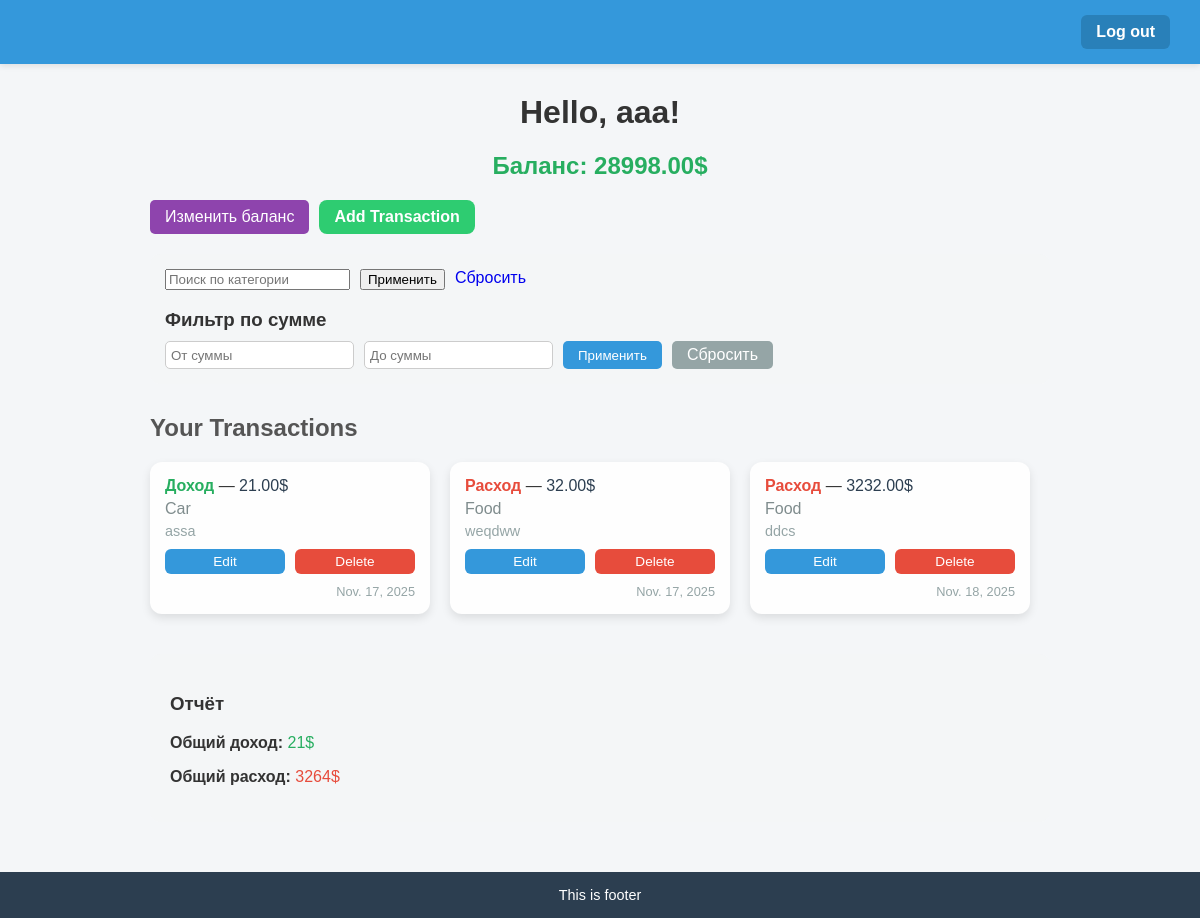
Screenshot of / (signed in) with the database file from the repository.
### finance/models.py (models this page shows, shortened)
class Profile(models.Model):
    user = models.OneToOneField(User, on_delete=models.CASCADE)
    balance = models.DecimalField(max_digits=12, decimal_places=2, default=0)

class Transaction(models.Model):
    user = models.ForeignKey(User, on_delete=models.CASCADE)
    amount = models.DecimalField(max_digits=10, decimal_places=2)
    type = models.CharField(max_length=20)
    category = models.CharField(max_length=100)
    description = models.TextField(blank=True, null=True)
    date = models.DateField(auto_now_add=True)

### finance/views.py (the view)
# urls.py: 2. Add a URL to urlpatterns:  path('', views.home, name='home')
def home(request):
    if not request.user.is_authenticated:
        return redirect('login')
    transactions = Transaction.objects.filter(user=request.user)
    profile, _ = Profile.objects.get_or_create(user=request.user)
    total_income = transactions.filter(type="income").aggregate(Sum("amount"))["amount__sum"] or Decimal('0')
    total_expense = transactions.filter(type="expense").aggregate(Sum("amount"))["amount__sum"] or Decimal('0')
    from_amount = request.GET.get('from_amount')
    to_amount = request.GET.get('to_amount')
    category_search = request.GET.get('category_search')
    filtered_transactions = transactions
    if from_amount:
        filtered_transactions = filtered_transactions.filter(amount__gte=Decimal(from_amount))
    if to_amount:
        filtered_transactions = filtered_transactions.filter(amount__lte=Decimal(to_amount))
    if category_search:
        filtered_transactions = filtered_transactions.filter(category__icontains=category_search)
    return render(request, 'home.html', {
        'transactions': filtered_transactions,
        'balance': profile.balance,
        'total_income': total_income,
        'total_expense': total_expense,
        'from_amount': from_amount or '',
        'to_amount': to_amount or '',
        'category_search': category_search or ''
    })

### template/home.html (shortened to what this page needs)
{% extends 'base.html' %}
{% block main %}
<h1 style="text-align: center; color: #333;">Hello, {{ request.user.username }}!</h1>
<h2 style="text-align: center; color: #27ae60; margin-top: 10px;">
    Баланс: {{ balance }}$
</h2>
<div style="margin-top: 20px; display: flex; gap: 10px;">
    <a href="{% url 'edit_balance' %}"
        style="padding: 8px 15px; background:#8e44ad; color: white; border-radius: 5px; text-decoration:none;">
        Изменить баланс
    </a>
    <a href="{% url 'add_transaction' %}"
        style="padding: 8px 15px; background-color: #2ecc71; color: white; text-decoration: none; border-radius: 8px; font-weight: bold;">
        Add Transaction
    </a>
</div>
<div style="margin-top: 20px; padding: 15px; background: #f4f6f7; border-radius: 10px;">
    <form method="get" style="display: flex; gap: 10px; flex-wrap: wrap;">
        <input type="text" name="category_search" placeholder="Поиск по категории" value="{{ category_search }}">
        <button type="submit">Применить</button>
        <a href="{% url 'home' %}">Сбросить</a>
    </form>
    <h3 style="margin-bottom: 10px;">Фильтр по сумме</h3>
    <form method="get" style="display: flex; gap: 10px; flex-wrap: wrap;">
        <input type="number" step="0.01" name="from_amount" placeholder="От суммы" value="{{ from_amount }}"
            style="padding: 5px; border-radius: 5px; border: 1px solid #ccc;">
        <input type="number" step="0.01" name="to_amount" placeholder="До суммы" value="{{ to_amount }}"
            style="padding: 5px; border-radius: 5px; border: 1px solid #ccc;">
        <button type="submit"
            style="padding: 5px 15px; background-color: #3498db; color: white; border: none; border-radius: 5px;">
            Применить
        </button>
        <a href="{% url 'home' %}"
            style="padding: 5px 15px; background-color: #95a5a6; color: white; border-radius: 5px; text-decoration: none;">
            Сбросить
        </a>
    </form>
</div>
<h2 style="margin-top: 30px; color: #555;">Your Transactions</h2>
{% if transactions %}
<div style="display: flex; flex-wrap: wrap; gap: 20px; margin-top: 20px;">
    {% for t in transactions %}
    <div
        style="width: 250px; padding: 15px; border-radius: 12px; background-color: #fefefe; box-shadow: 0 4px 10px rgba(0,0,0,0.1); display: flex; flex-direction: column; justify-content: space-between;">
        <div>
            <span style="font-weight: bold; color: {% if t.type == 'income' %}#27ae60{% else %}#e74c3c{% endif %};">
                {% if t.type == 'income' %}
                Доход
                {% else %}
                Расход
                {% endif %}
            </span>
            — <span style="color: #2c3e50;">{{ t.amount }}$</span>
        </div>
        <div style="margin: 5px 0; color: #7f8c8d;">
            {{ t.category }}
        </div>
        <div style="margin-bottom: 10px; font-size: 0.9rem; color: #95a5a6;">
            {{ t.description }}
        </div>
        <div style="display: flex; justify-content: space-between; margin-top: auto;">
            <a href="{% url 'edit_transaction' t.id %}"
                style="flex: 1; margin-right: 5px; text-align: center; padding: 5px 0; background-color: #3498db; color: white; text-decoration: none; border-radius: 6px; font-size: 0.85rem;">Edit</a>
            <a href="{% url 'delete' t.id %}"
                style="flex: 1; margin-left: 5px; text-align: center; padding: 5px 0; background-color: #e74c3c; color: white; text-decoration: none; border-radius: 6px; font-size: 0.85rem;">Delete</a>
        </div>
        <div style="margin-top: 10px; font-size: 0.8rem; color: #95a5a6; text-align: right;">
            {{ t.date }}
        </div>
    </div>
    {% endfor %}
</div>
{% else %}
<p style="color: #7f8c8d; margin-top: 20px;">No transactions yet.</p>
{% endif %}
<div style="margin-top: 40px; padding: 20px; background: #f4f6f7; border-radius: 10px;">
    <h3 style="color: #333;">Отчёт</h3>
    <p><strong>Общий доход:</strong> <span style="color:#27ae60">{{ total_income }}$</span></p>
    <p><strong>Общий расход:</strong> <span style="color:#e74c3c">{{ total_expense }}$</span></p>
</div>
{% endblock %}

### template/base.html (shortened to what this page needs)
<!DOCTYPE html>
<html lang="en">
<head>
</head>
<body>
    <header>
        {% if user.is_authenticated %}
            <a href="{% url 'logout' %}">Log out</a>
        {% else %}
            <a href="{% url 'login' %}">Sign in</a>
            <a href="{% url 'register' %}">Sign up</a>
        {% endif %}
    </header>
    <main>
        {% block main %}
        {% endblock %}
    </main>
    <footer>
        This is footer
    </footer>
</body>
</html>

### template/base.html (style rules this page uses)
body { font-family: 'Arial', sans-serif; background-color: #f4f6f8; margin: 0; padding: 0; color: #333; }
a { text-decoration: none; transition: 0.2s; }
header { display: flex; justify-content: flex-end; align-items: center; padding: 15px 30px; background-color: #3498db; color: white; box-shadow: 0 2px 6px rgba(0,0,0,0.1); }
header a { margin-left: 15px; padding: 8px 15px; border-radius: 6px; font-weight: bold; color: white; background-color: #2980b9; }
main { max-width: 900px; margin: 30px auto; padding: 0 20px; }
footer { text-align: center; padding: 15px 0; background-color: #2c3e50; color: white; margin-top: 50px; font-size: 0.9rem; }

### rows the page displays
Profile: balance "28998.00"
Transaction: type "Доход", amount "21.00", category "Car", description "assa", date "Nov. 17, 2025"
Transaction: type "Расход", amount "32.00", category "Food", description "weqdww", date "Nov. 17, 2025"
Transaction: type "Расход", amount "3232.00", category "Food", description "ddcs", date "Nov. 18, 2025"

### other values shown
{{ request.user.username }} "aaa"
{{ total_income }} "21"
{{ total_expense }} "3264"
